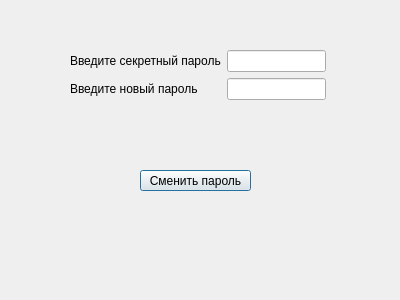
<?xml version="1.0" encoding="UTF-8"?>
<ui version="4.0">
 <class>change_pass</class>
 <widget class="QDialog" name="change_pass">
  <property name="geometry">
   <rect>
    <x>0</x>
    <y>0</y>
    <width>400</width>
    <height>300</height>
   </rect>
  </property>
  <property name="windowTitle">
   <string>Dialog</string>
  </property>
  <widget class="QPushButton" name="chngpb">
   <property name="geometry">
    <rect>
     <x>140</x>
     <y>170</y>
     <width>111</width>
     <height>21</height>
    </rect>
   </property>
   <property name="text">
    <string>Сменить пароль</string>
   </property>
  </widget>
  <widget class="QWidget" name="">
   <property name="geometry">
    <rect>
     <x>70</x>
     <y>50</y>
     <width>256</width>
     <height>52</height>
    </rect>
   </property>
   <layout class="QGridLayout" name="gridLayout">
    <item row="0" column="0">
     <widget class="QLabel" name="label">
      <property name="text">
       <string>Введите секретный пароль</string>
      </property>
     </widget>
    </item>
    <item row="0" column="1">
     <widget class="QLineEdit" name="secretp"/>
    </item>
    <item row="1" column="0">
     <widget class="QLabel" name="label_2">
      <property name="text">
       <string>Введите новый пароль</string>
      </property>
     </widget>
    </item>
    <item row="1" column="1">
     <widget class="QLineEdit" name="newtPass"/>
    </item>
   </layout>
  </widget>
 </widget>
 <resources/>
 <connections/>
</ui>
